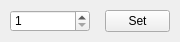
<?xml version="1.0" encoding="UTF-8"?>
<ui version="4.0">
 <class>PanelChangeAverages</class>
 <widget class="QWidget" name="PanelChangeAverages">
  <property name="geometry">
   <rect>
    <x>0</x>
    <y>0</y>
    <width>180</width>
    <height>42</height>
   </rect>
  </property>
  <property name="windowTitle">
   <string>Change # of averages</string>
  </property>
  <widget class="QPushButton" name="button_apply">
   <property name="geometry">
    <rect>
     <x>105</x>
     <y>10</y>
     <width>65</width>
     <height>22</height>
    </rect>
   </property>
   <property name="text">
    <string>Set</string>
   </property>
  </widget>
  <widget class="QSpinBox" name="spinbox_value">
   <property name="geometry">
    <rect>
     <x>10</x>
     <y>10</y>
     <width>80</width>
     <height>22</height>
    </rect>
   </property>
   <property name="minimum">
    <number>1</number>
   </property>
   <property name="maximum">
    <number>10000</number>
   </property>
  </widget>
 </widget>
 <tabstops>
  <tabstop>spinbox_value</tabstop>
  <tabstop>button_apply</tabstop>
 </tabstops>
 <resources/>
 <connections/>
</ui>
